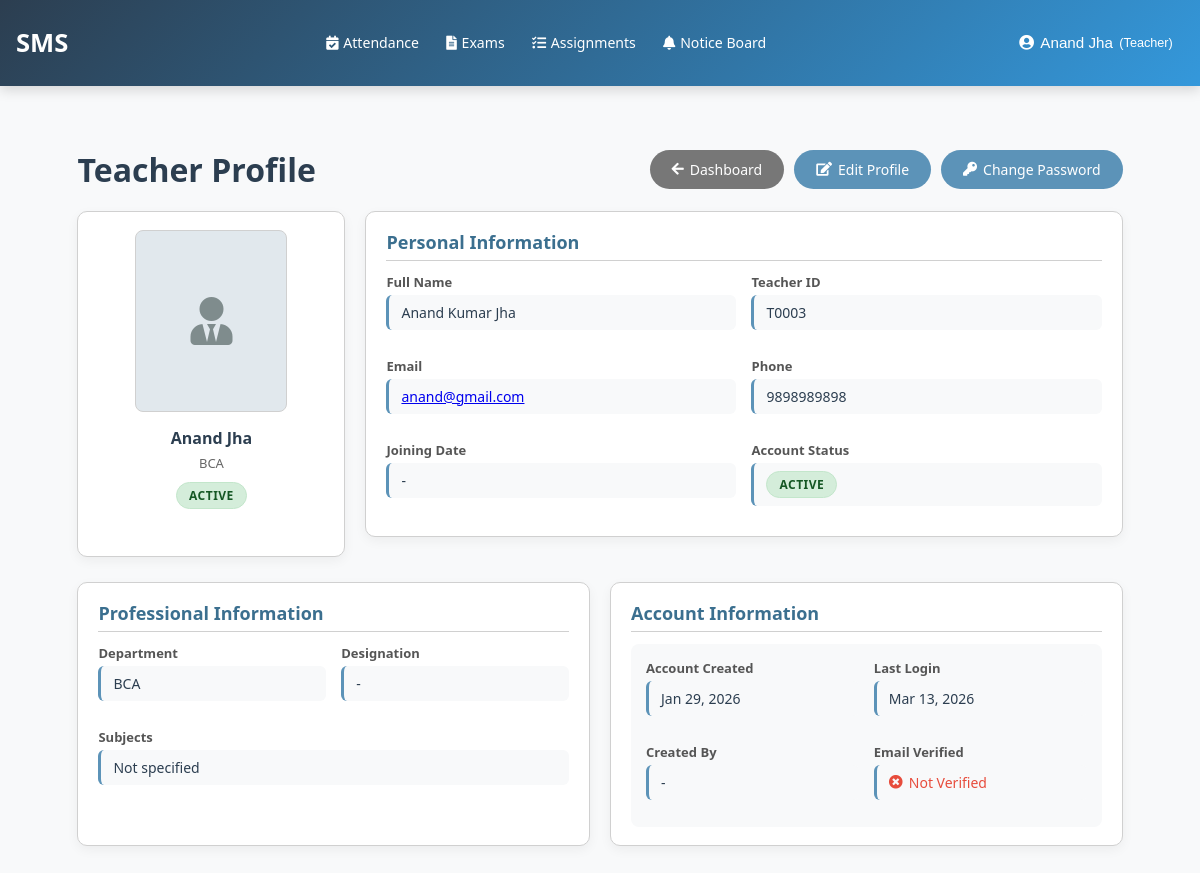
Page /profile/ (signed in) on the committed database.
### accounts/models.py (models this page shows, shortened)
class User(AbstractUser):
    ROLE_CHOICES = (
        ('admin', 'Admin'),
        ('teacher', 'Teacher'),
        ('student', 'Student'),
        ('guardian', 'Guardian'),
    )
    username = None
    email = models.EmailField(
        unique=True,
        validators=[email_validator],
        verbose_name="Email ID",
        help_text="Enter a valid email address"
    )
    role = models.CharField(
        max_length=20,
        choices=ROLE_CHOICES,
        default='student',
        verbose_name="User Role"
    )
    is_verified = models.BooleanField(default=False, verbose_name="Email Verified")
    created_by = models.ForeignKey(
        'self',
        on_delete=models.SET_NULL,
        null=True,
        blank=True,
        related_name='created_users',
        verbose_name="Created By"
    )
    date_created = models.DateTimeField(auto_now_add=True, verbose_name="Account Created")
    first_name = models.CharField(
        max_length=30,
        validators=[name_validator, validate_no_numbers],
        verbose_name="First Name",
        help_text="Enter first name without numbers"
    )
    last_name = models.CharField(
        max_length=30,
        validators=[name_validator, validate_no_numbers],
        verbose_name="Last Name",
        help_text="Enter last name without numbers"
    )
    phone_number = models.CharField(
        validators=[phone_validator, validate_no_letters_in_phone],
        max_length=17,
        blank=True,
        verbose_name="Phone Number",
        help_text="Enter phone number (9-15 digits, optional +)"
    )
    USERNAME_FIELD = 'email'
    REQUIRED_FIELDS = ['first_name', 'last_name']
    objects = CustomUserManager()
    class Meta:
        verbose_name = "User"
        verbose_name_plural = "Users"
        ordering = ['-date_created']
    @property
    def is_teacher(self):
        return self.role == 'teacher'

class TeacherProfile(models.Model):
    user = models.OneToOneField(
        User,
        on_delete=models.CASCADE,
        related_name='teacher_profile',
        verbose_name="User Account"
    )
    teacher_id = models.CharField(
        max_length=20,
        unique=True,
        verbose_name="Teacher ID",
        null=True,
        blank=True,
        validators=[id_validator],
        help_text="Leave blank to auto-generate"
    )
    middle_name = models.CharField(
        max_length=50,
        blank=True,
        verbose_name="Middle Name",
        validators=[name_validator, validate_no_numbers],
        help_text="Enter middle name without numbers"
    )
    designation = models.CharField(
        max_length=100,
        blank=True,
        verbose_name="Designation",
        help_text="Enter designation/title"
    )
    department = models.CharField(
        max_length=100,
        blank=True,
        verbose_name="Department",
        help_text="Enter department name"
    )
    joining_date = models.DateField(
        null=True,
        blank=True,
        verbose_name="Joining Date",
        help_text="Select joining date"
    )
    subjects = models.TextField(
        blank=True,
        help_text="Comma separated list of subjects",
        verbose_name="Subjects Taught"
    )
    photo = models.ImageField(
        upload_to='teachers/photos/',
        null=True,
        blank=True,
        verbose_name="Profile Photo",
        help_text="Upload a professional photo"
    )
    class Meta:
        verbose_name = "Teacher Profile"
        verbose_name_plural = "Teacher Profiles"

### accounts/views.py (the view, shortened to what this page needs)
# urls.py: path('profile/', views.profile_view, name='profile'),
@login_required
def profile_view(request):
    user = request.user
    profile = None
    father_guardian = None
    mother_guardian = None
    if user.is_teacher and hasattr(user, 'teacher_profile'):
        profile = user.teacher_profile
        template = 'dashboard/profile_teacher.html'
    elif user.is_guardian and hasattr(user, 'guardian_profile'):
        profile = user.guardian_profile
        template = 'dashboard/profile_guardian.html'
    else:
        template = 'dashboard/profile.html'
    context = {
        'user': user,
        'profile': profile,
        'father_guardian': father_guardian,
        'mother_guardian': mother_guardian,
    }
    return render(request, template, context)

### templates/dashboard/profile_teacher.html (shortened to what this page needs)
{% extends 'base.html' %}
{% block content %}
<div class="profile-container">
    <div class="profile-header">
        <h1>Teacher Profile</h1>
        <div class="buttons-container">
            <a href="{% url 'teacher_dashboard' %}" class="edit-btn back">
                <i class="fas fa-arrow-left"></i> Dashboard
            </a>
            <a href="{% url 'edit_profile' %}" class="edit-btn">
                <i class="fas fa-edit"></i> Edit Profile
            </a>
            <a href="{% url 'change_password' %}" class="edit-btn">
                <i class="fas fa-key"></i> Change Password
            </a>
        </div>
    </div>
    <div class="top-section">
        <div class="photo-box">
            {% if profile and profile.photo %}
                <img src="{{ profile.photo.url }}" alt="{{ user.get_full_name }}">
            {% else %}
                <div class="no-photo">
                    <i class="fas fa-user-tie"></i>
                </div>
            {% endif %}
            <div class="teacher-name">{{ user.get_full_name }}</div>
            {% if profile and profile.department %}
                <div class="teacher-department">{{ profile.department }}</div>
            {% endif %}
            <div style="margin-top: 10px;">
                <span class="status-badge status-{% if user.is_active %}active{% else %}inactive{% endif %}">
                    {% if user.is_active %}Active{% else %}Inactive{% endif %}
                </span>
            </div>
        </div>
        <div class="box personal-info">
            <h2>Personal Information</h2>
            <div class="info-grid">
                <div class="info-item">
                    <span class="info-label">Full Name</span>
                    <div class="info-value">
                        {{ user.first_name }} {% if profile and profile.middle_name %}{{ profile.middle_name }}{% endif %} {{ user.last_name }}
                    </div>
                </div>
                <div class="info-item">
                    <span class="info-label">Teacher ID</span>
                    <div class="info-value">{{ profile.teacher_id|default:"-" }}</div>
                </div>
                <div class="info-item">
                    <span class="info-label">Email</span>
                    <div class="info-value"><a href="mailto:{{ user.email }}">{{ user.email }}</a></div>
                </div>
                <div class="info-item">
                    <span class="info-label">Phone</span>
                    <div class="info-value">{{ user.phone_number|default:"-" }}</div>
                </div>
                <div class="info-item">
                    <span class="info-label">Joining Date</span>
                    <div class="info-value">{% if profile and profile.joining_date %}{{ profile.joining_date|date:"M d, Y" }}{% else %}-{% endif %}</div>
                </div>
                <div class="info-item">
                    <span class="info-label">Account Status</span>
                    <div class="info-value">
                        <span class="status-badge status-{% if user.is_active %}active{% else %}inactive{% endif %}">{% if user.is_active %}Active{% else %}Inactive{% endif %}</span>
                    </div>
                </div>
            </div>
        </div>
    </div>
    <div class="bottom-section">
        <div class="box professional">
            <h2>Professional Information</h2>
            <div class="info-grid">
                <div class="info-item">
                    <span class="info-label">Department</span>
                    <div class="info-value">{{ profile.department|default:"-" }}</div>
                </div>
                <div class="info-item">
                    <span class="info-label">Designation</span>
                    <div class="info-value">{{ profile.designation|default:"-" }}</div>
                </div>
                <div class="info-item" style="grid-column: span 2;">
                    <span class="info-label">Subjects</span>
                    <div class="info-value">
                        {% if profile and profile.subjects %}
                            <div class="subjects-list">
                                {% for subject in profile.subjects.split %}
                                    <span class="subject-tag">{{ subject.strip }}</span>
                                {% endfor %}
                            </div>
                        {% else %}
                            Not specified
                        {% endif %}
                    </div>
                </div>
            </div>
        </div>
        <div class="box account">
            <h2>Account Information</h2>
            <div class="account-info">
                <div class="info-grid">
                    <div class="info-item">
                        <span class="info-label">Account Created</span>
                        <div class="info-value">{{ user.date_joined|date:"M d, Y" }}</div>
                    </div>
                    <div class="info-item">
                        <span class="info-label">Last Login</span>
                        <div class="info-value">{% if user.last_login %}{{ user.last_login|date:"M d, Y" }}{% else %}Never logged in{% endif %}</div>
                    </div>
                    <div class="info-item">
                        <span class="info-label">Created By</span>
                        <div class="info-value">-</div>
                    </div>
                    <div class="info-item">
                        <span class="info-label">Email Verified</span>
                        <div class="info-value">
                            {% if user.is_verified %}
                                <span class="email-verified"><i class="fas fa-check-circle"></i> Verified</span>
                            {% else %}
                                <span class="email-not-verified"><i class="fas fa-times-circle"></i> Not Verified</span>
                            {% endif %}
                        </div>
                    </div>
                </div>
            </div>
        </div>
    </div>
</div>
{% endblock %}

### templates/base.html (shortened to what this page needs)
{% load static %}
<!DOCTYPE html>
<html lang="en">
<head>
    <link rel="stylesheet" href="https://cdnjs.cloudflare.com/ajax/libs/font-awesome/5.15.4/css/all.min.css">
    <link rel="stylesheet" href="{% static 'css/base.css' %}">
</head>
<body>
    <nav class="navbar">
        <a href="{% url 'dashboard_redirect' %}" class="navbar-brand">SMS</a>
        {% if user.is_authenticated %}
            <ul class="nav-menu">
                {% if user.role == 'admin' or user.is_superuser %}
                    <li><a href="{% url 'courses:course_list' %}" {% if 'courses' in request.path %}class="active"{% endif %}><i class="fas fa-book"></i> Course</a></li>
                    <li><a href="{% url 'batch_list' %}" {% if 'batches' in request.path %}class="active"{% endif %}><i class="fas fa-layer-group"></i> Batch</a></li>
                    <li><a href="{% url 'teacher_list' %}" {% if 'teachers' in request.path %}class="active"{% endif %}><i class="fas fa-chalkboard-teacher"></i> Teacher</a></li>
                    <li><a href="{% url 'student_list' %}" {% if 'students' in request.path %}class="active"{% endif %}><i class="fas fa-user-graduate"></i> Student</a></li>
                    <li><a href="{% url 'attendance:attendance_session_list' %}" {% if 'attendance' in request.path %}class="active"{% endif %}><i class="fas fa-calendar-check"></i> Attendance</a></li>
                    <li><a href="#"><i class="fas fa-file-alt"></i> Exam</a></li>
                    <li><a href="#"><i class="fas fa-tasks"></i> Assignment</a></li>
                    <li class="dropdown">
                        <a href="{% url 'noticeboard:notice_list' %}" {% if 'noticeboard' in request.path %}class="active"{% endif %}><i class="fas fa-bell"></i> Notice Board</a>
                        <ul class="dropdown-submenu">
                            <li><a href="{% url 'noticeboard:notice_list' %}"><i class="fas fa-list"></i> View Notices</a></li>
                            <li><a href="{% url 'noticeboard:create_notice' %}"><i class="fas fa-plus"></i> Create Notice</a></li>
                        </ul>
                    </li>
                {% elif user.role == 'teacher' %}
                    <li><a href="{% url 'attendance:teacher_attendance' %}"><i class="fas fa-calendar-check"></i> Attendance</a></li>
                    <li><a href="{% url 'attendance:teacher_exams' %}"><i class="fas fa-file-alt"></i> Exams</a></li>
                    <li><a href="{% url 'attendance:teacher_assignments' %}"><i class="fas fa-tasks"></i> Assignments</a></li>
                    <li class="dropdown">
                        <a href="{% url 'noticeboard:notice_list' %}" {% if 'noticeboard' in request.path %}class="active"{% endif %}><i class="fas fa-bell"></i> Notice Board</a>
                    </li>
                {% endif %}
            </ul>
        {% endif %}
        {% if user.is_authenticated %}
            <div class="profile-dropdown">
                <button class="profile-btn">
                    <i class="fas fa-user-circle"></i>
                    {{ user.get_full_name|default:user.email }}
                    <small>({{ user.get_role_display|default:user.role }})</small>
                </button>
            </div>
        {% endif %}
    </nav>
    <main>
        {% block content %}
        {% endblock %}
    </main>
</body>
</html>

### rows in the picture
User: get_full_name "Anand Jha", role "Teacher", first_name "Anand", last_name "Jha", email "anand@gmail.com", phone_number "9898989898", date_joined "Jan 29, 2026", last_login "Mar 13, 2026"
TeacherProfile: department "BCA", middle_name "Kumar", teacher_id "T0003", designation "-"
